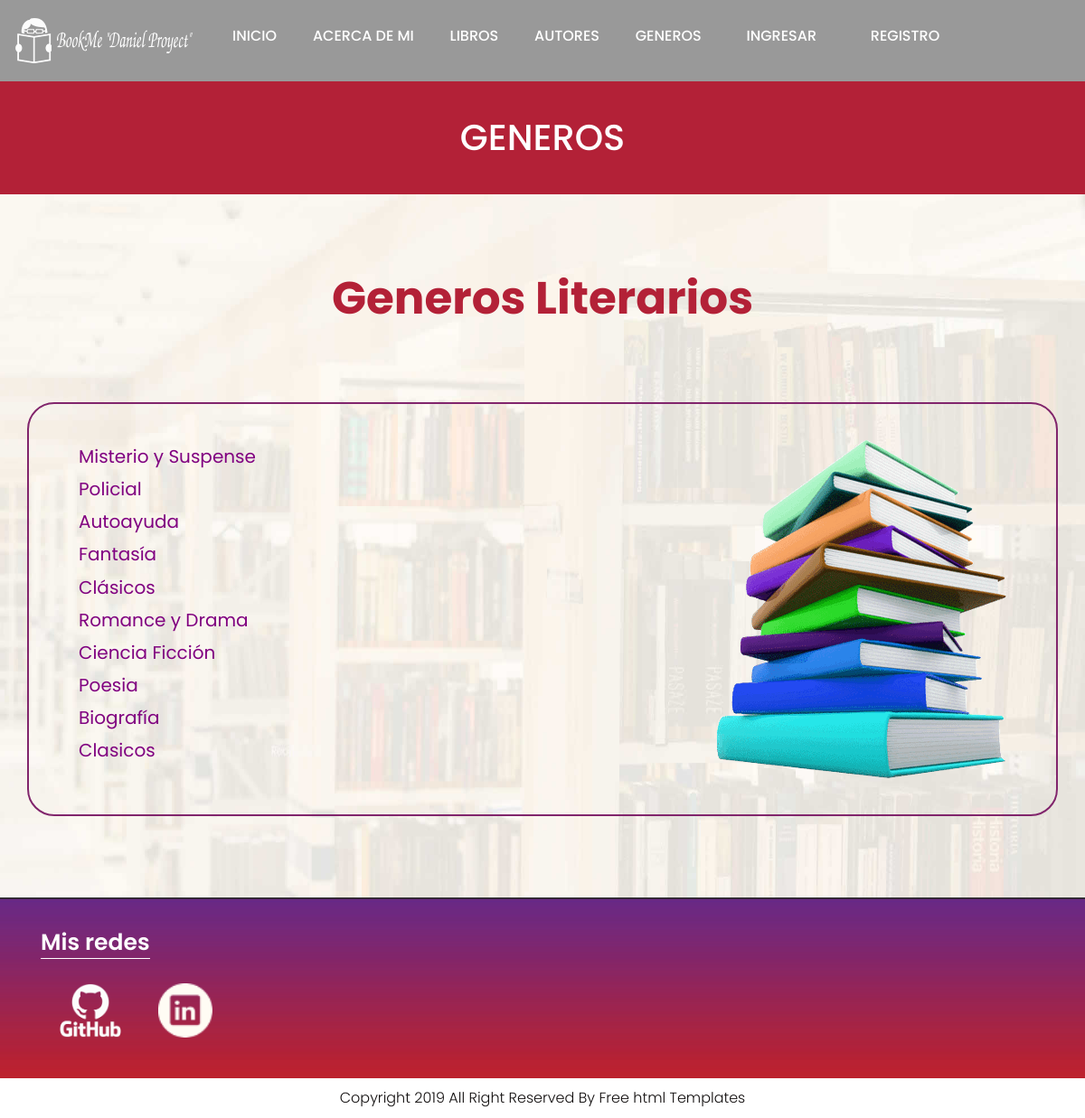
Page /AppBookme/lista-generos/ on the earlier database version.
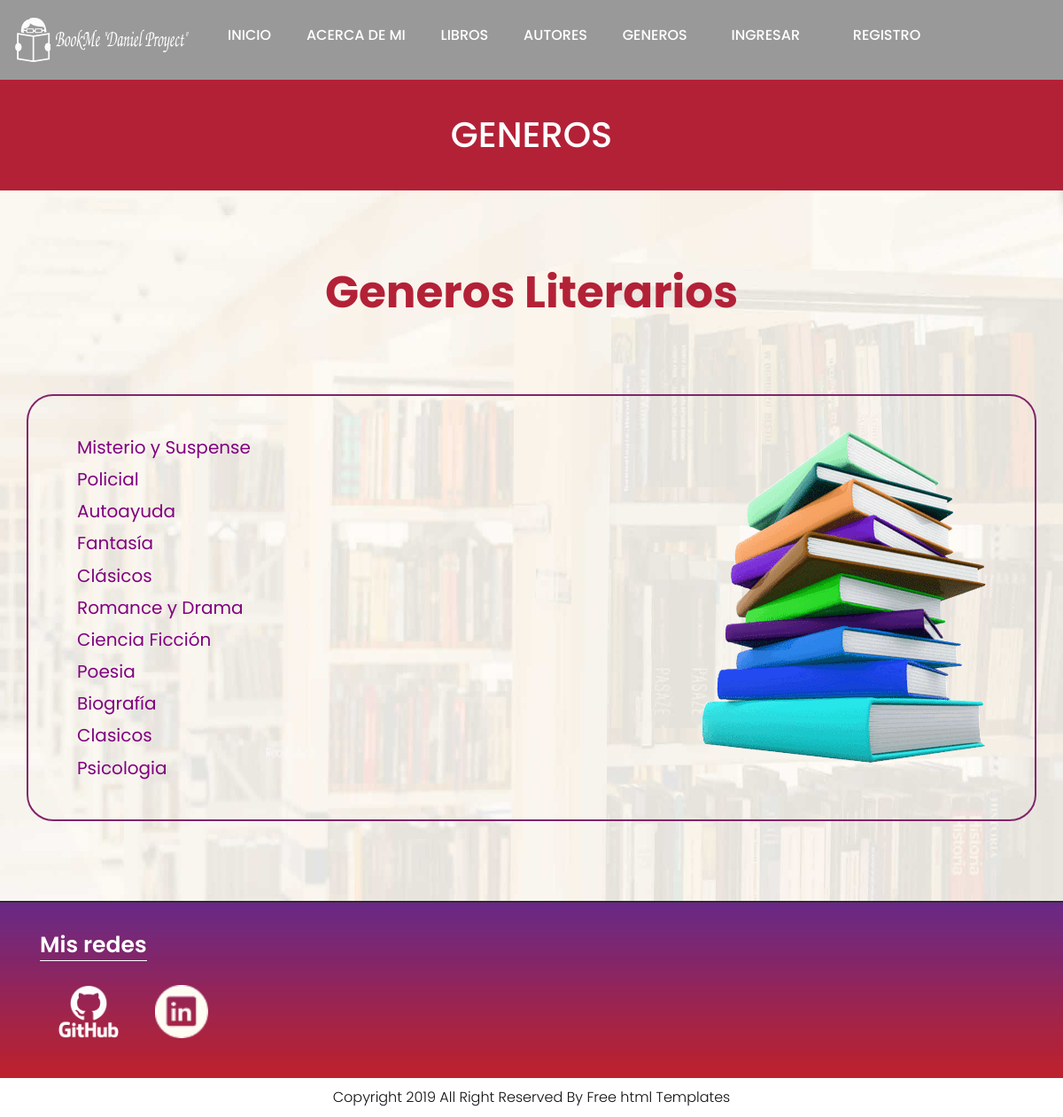
Same page on the later database version.
### AppBookme/models.py (models this page shows, shortened)
class Genero(models.Model):
    nombre = models.CharField(max_length=100)
    descripcion = models.TextField(blank=True)

### AppBookme/views.py (the view)
# urls.py: path('lista-generos/', GenerosLista.as_view(), name="ListaGeneros"),
class GenerosLista(ListView):
	model = Genero
	template_name = "lista_genero.html"
	context_object_name = "generos"

### AppBookme/templates/lista_genero.html (shortened to what this page needs)
{% extends 'principal.html' %}
{% load static %}
{% block BloqueQueCambia %}
<div class="about-bg">
   <div class="container">
      <div class="row">
         <div class="col-xl-12 col-lg-12 col-md-12 col-sm-12">
            <div class="abouttitle">
               <h2>Generos</h2>
            </div>
         </div>
      </div>
   </div>
</div>
<div class="about">
   <div class="container">
      <div class="row">
         <div class="col-md-10 offset-md-1">
            <div class="aboutheading">
               <h2>Generos Literarios</h2>
               <h3 style="color: green;">{{ mensaje }}</h3>
               <h3 style="color: red;">{{ mensaje2 }}</h3>
            </div>
         </div>
      </div>
      <div class="row border">
         <div class="col-xl-7 col-lg-7 col-md-12 col-sm-12">
               <ul>
                  {% for genero in generos %}
                     <li>
                        <a href="{% url 'DetalleGeneros' genero.pk %}" style="font-size: 20px; color: purple; display: inline-block;">
                        {{ genero.nombre }}
                        </a>
                     </li>
                  {%endfor%}
               </ul>
            </div>
            <div class="col-xl-5 col-lg-5 col-md-12 col-sm-12">
               <div class="about-box">
                  <figure style="text-align: end;">
                     <img src="{% static 'images/about.png' %}" alt="img" />
                  </figure>
               </div>
            </div>
         </div>
      </div>
   </div>
{% endblock BloqueQueCambia %}

Differences in the rows shown:
added Genero: nombre "Psicologia"
